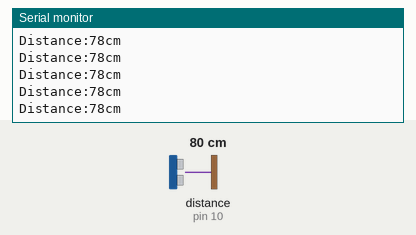
This sketch was run on a simulated Arduino Uno, built with avr-gcc and run on an emulated ATmega328P. On the bench: the last lines printed to the serial monitor. Wiring (inferred from the names in the program): ultrasonic range finder: trigger pin 11; echo pin 10. The inputs (shaded band) are chosen by the test bench; at power-on: distance to the obstacle (sensor on pin 10) 80 cm. The echo pulse lasts 58.3 µs per cm.

Above: at 1.2 s.
1.3 s: distance to the obstacle (sensor on pin 10) set to 2 cm
At 1.8 s:
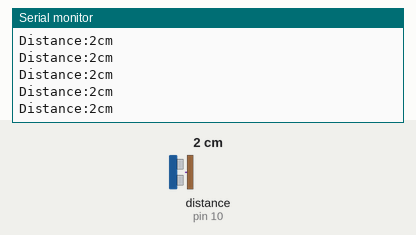
4.3 s: distance to the obstacle (sensor on pin 10) set to 18 cm
At 5.0 s:
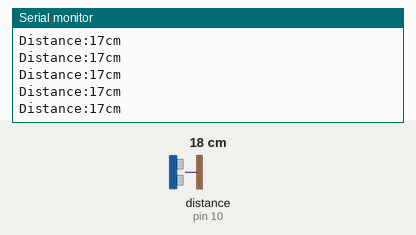
7.3 s: distance to the obstacle (sensor on pin 10) set to 4 cm
At 8.4 s:
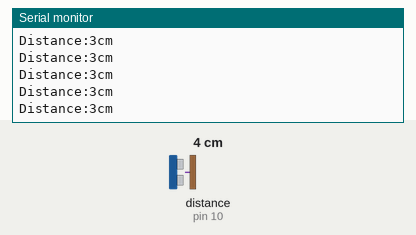
Timing chart, 0 to 10.3 s (numbered marks = the images above; inputs shaded):
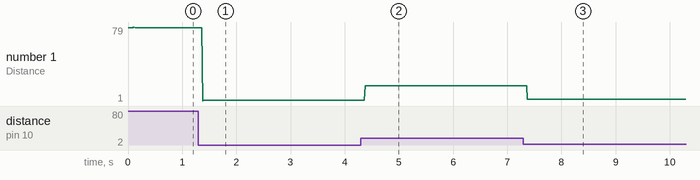

The sketch:

neat_migelo1__1_.ino
```cpp
int echo=10;
int trig=11;
  long duration;
int distance;

void setup()
{

  pinMode(trig,OUTPUT);
  pinMode(echo,INPUT);
  Serial.begin (9600);


}

void loop()
{
  digitalWrite (trig,LOW);
  delayMicroseconds(5);
  digitalWrite(trig,HIGH);
  delayMicroseconds(10);
  digitalWrite(trig,LOW);
  duration=pulseIn(echo,HIGH);
  distance=duration*0.034/2;

  Serial.print("Distance:");
  Serial.print(distance);
  Serial.println("cm");


}
```

Measured:
- after the input at 1.3 s, the serial monitor: prints a new line after 0.08 s (image 1)
- after the input at 4.3 s, the serial monitor: prints a new line after 0.08 s (image 2)
- after the input at 7.3 s, the serial monitor: prints a new line after 0.07 s (image 3)
- plotted number 1: 78 → 2 after the input at 1.3 s, 2 → 17 after the input at 4.3 s, 17 → 3 after the input at 7.3 s
